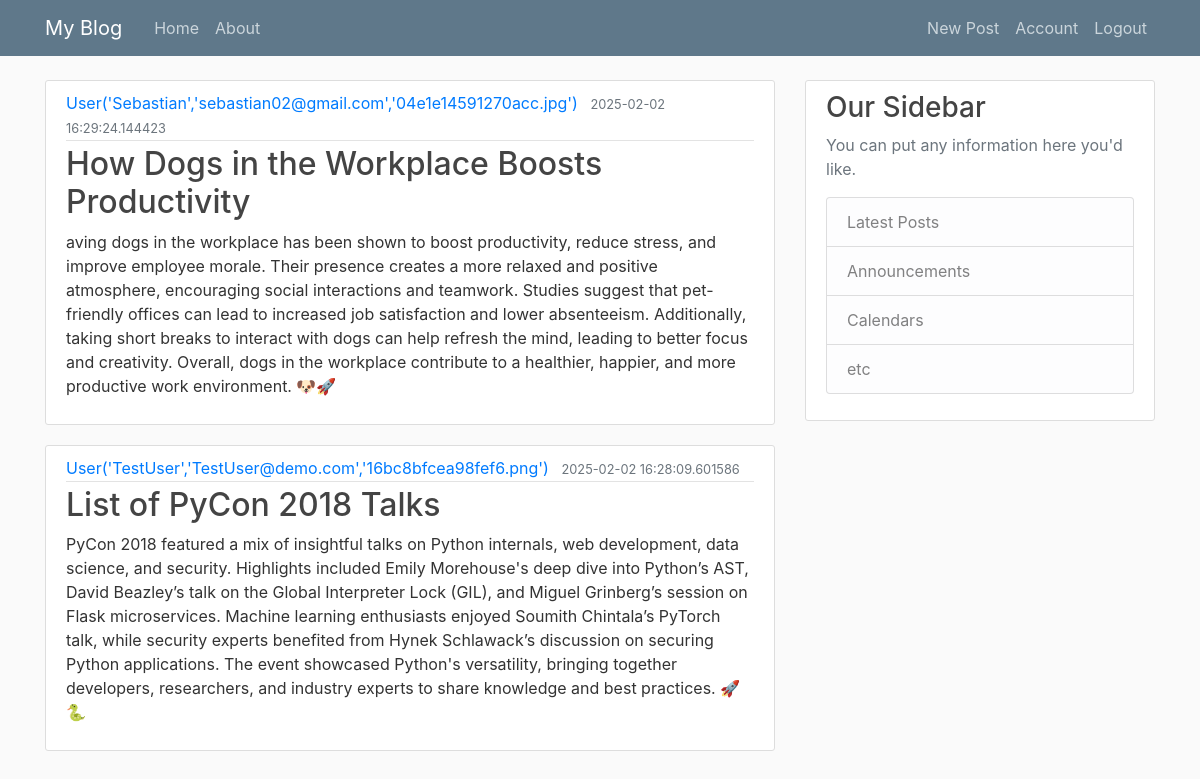
Screenshot of /home (signed in) with the database file from the repository.
### flaskblog/models.py (models this page shows, shortened)
class Post(db.Model):
    id = db.Column(db.Integer, primary_key=True)
    title=db.Column(db.String(100),nullable=False)
    date_posted=db.Column(db.DateTime,nullable=False,default=datetime.utcnow)
    content=db.Column(db.Text,nullable=False)
    user_id=db.Column(db.Integer,db.ForeignKey("user.id"),nullable=False)

class User(db.Model, UserMixin):
    id = db.Column(db.Integer, primary_key=True)
    username = db.Column(db.String(20),unique=True,nullable=False)
    email = db.Column(db.String(120),unique=True,nullable=False)
    image_file = db.Column(db.String(20),nullable=False,default='default.jpg')
    password = db.Column(db.String(60),nullable=False)
    posts=db.relationship('Post',backref='author',lazy=True)
    def __repr__(self):
        return f"User('{self.username}','{self.email}','{self.image_file}')"

### flaskblog/routes.py (the view)
@app.route("/")
@app.route("/home")
def home():
    page=request.args.get('page',1,type=int)
    posts=Post.query.order_by(Post.date_posted.desc()).paginate(page=page,per_page=2)
    return render_template ("home.html",posts=posts)

### flaskblog/models.py (called while the page is built)
@login_manager.user_loader
def load_user(user_id):
    return User.query.get(int(user_id))

### flaskblog/templates/home.html
{%extends 'layout.html'%} {%block content%} {%for post in posts%}
<article class="media content-section">
  <div class="media-body">
    <div class="article-metadata">
      <a class="mr-2" href="#">{{ post.author }}</a>
      <small class="text-muted">{{ post.date_posted }}</small>
    </div>
    <h2><a class="article-title" href="#">{{ post.title }}</a></h2>
    <p class="article-content">{{ post.content }}</p>
  </div>
</article>
{%endfor%} {%endblock content%}

### flaskblog/static/main.css (style rules this page uses)
body { background: #fafafa; color: #333333; margin-top: 5rem; }
h1, h2, h3, h4, h5, h6 { color: #444444; }
.content-section { background: #ffffff; padding: 10px 20px; border: 1px solid #dddddd; border-radius: 3px; margin-bottom: 20px; }
.article-title { color: #444444; }
.article-content { white-space: pre-line; }
.article-metadata { padding-bottom: 1px; margin-bottom: 4px; border-bottom: 1px solid #e3e3e3; }

### rows the page displays
Post: author "User('Sebastian','sebastian02@gmail.com','04e1e14591270acc.jpg')", date_posted "2025-02-02 16:29:24.144423", title "How Dogs in the Workplace Boosts Productivity", content "aving dogs in the workplace has been shown to boost productivity, reduce stress, and improve employee morale. Their presence creates a more relaxed and positive atmosphere, encouraging social interactions and teamwork. Studies suggest that pet-friendly offices can lead to increased job satisfaction and lower absenteeism. Additionally, taking short breaks to interact with dogs can help refresh the mind, leading to better focus and creativity. Overall, dogs in the workplace contribute to a healthier, happier, and more productive work environment. 🐶🚀"
Post: author "User('TestUser','TestUser@demo.com','16bc8bfcea98fef6.png')", date_posted "2025-02-02 16:28:09.601586", title "List of PyCon 2018 Talks", content "PyCon 2018 featured a mix of insightful talks on Python internals, web development, data science, and security. Highlights included Emily Morehouse's deep dive into Python’s AST, David Beazley’s talk on the Global Interpreter Lock (GIL), and Miguel Grinberg’s session on Flask microservices. Machine learning enthusiasts enjoyed Soumith Chintala’s PyTorch talk, while security experts benefited from Hynek Schlawack’s discussion on securing Python applications. The event showcased Python's versatility, bringing together developers, researchers, and industry experts to share knowledge and best practices. 🚀🐍"
